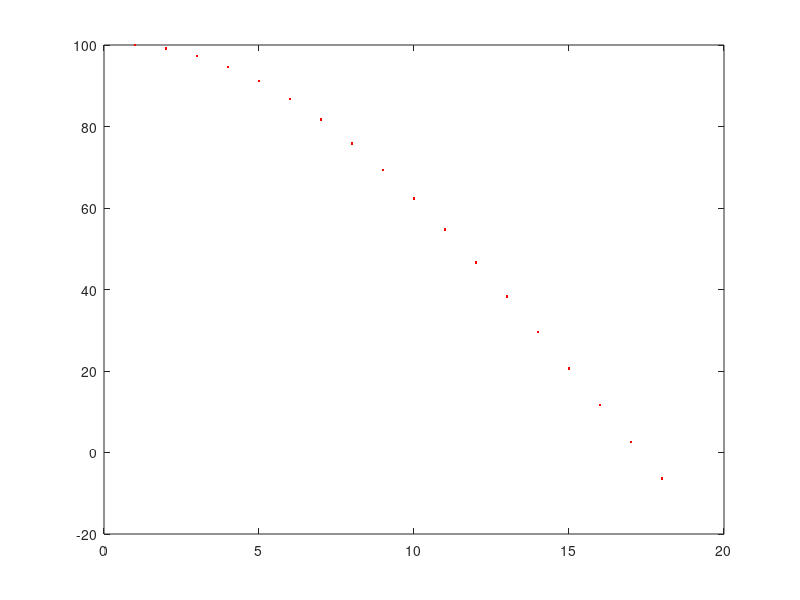

Reproduce this figure in MATLAB.
%a)

b = 1; %kg/s
m = 1; %kg
g=9.8; %m/s2

x=zeros(1,2);
v = zeros(1,2);

t=1;
dt = 0.1;
%posicao

x(t)=100*m;
%velocidade

v(t) = 0;
v(t+1) = v(t)-((b/m)*x(t)-g)*dt

x(t+1) = x(t+1)+v(t)


% a = -(b/m)*x-g
% v(t+dt)-v(t)=(-(b/m)*x-g)*dt
% v(t+dt) = v(t) -(((b/m)*x-g)*dt
% 
% x(t+dt) = x(t)+v(t+dt)*dt
% x(t+dt) = x(t) + v(t)-((b/m)*x-g)*dt^2
i=1;
while x(t)>0
   v(t+1) = v(t)-((b/m)*x(t)-g)*dt
   x(t+1) = x(t)+v(t+1)*dt
   
   
   
   
   t(i+1)=t(i)+1;
   i=i+1;
end

%b)
plot(t,x,'r.')
    
